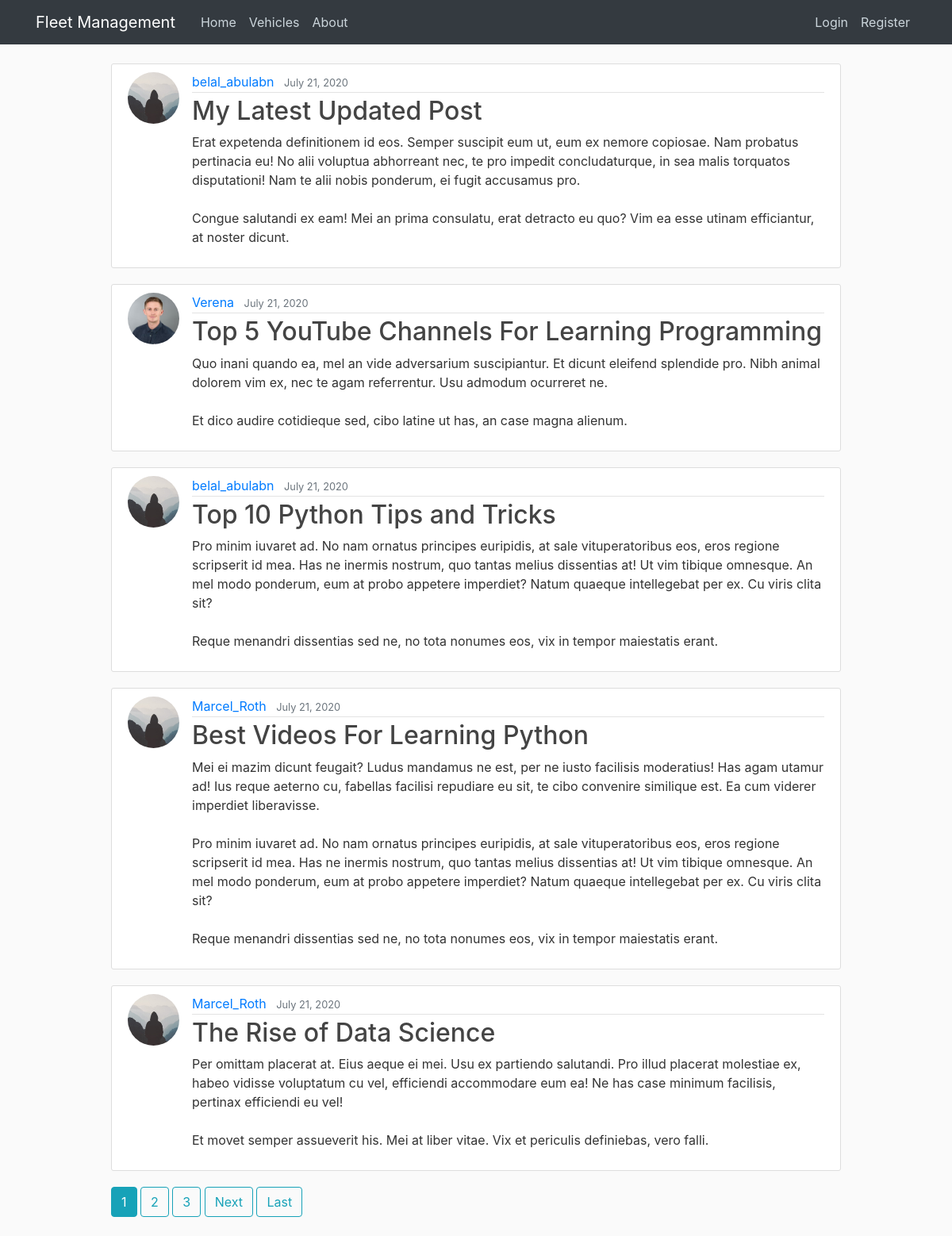
The page / on the database its author committed.
### blog/models.py (models this page shows, shortened)
class Post(models.Model):
    title = models.CharField(max_length=100)
    content = models.TextField()
    date_posted = models.DateTimeField(default=timezone.now)
    author = models.ForeignKey(User, on_delete=models.CASCADE)

### users/models.py (models this page shows, shortened)
class Profile(models.Model):
    user = models.OneToOneField(User, on_delete=models.CASCADE)
    image = models.ImageField(default='default_profile.jpg', upload_to='profile_pics')

### blog/views.py (the view)
# urls.py: path('', PostListView.as_view(), name='blog-home'),
class PostListView(ListView):
    model = Post
    template_name = 'blog/home.html' # <app>/<model>_<viewtype>.html
    context_object_name = 'posts'
    ordering = ['-date_posted']
    paginate_by = 5

### blog/templates/blog/home.html (shortened to what this page needs)
{% extends "blog/base.html" %}
{% block content %}
    {% for post in posts %}
        <article class="media content-section">
            <img class="rounded-circle article-img" src="{{ post.author.profile.image.url }}">
            <div class="media-body">
                <div class="article-metadata">
                    <a class="mr-2" href="{% url 'user-posts' post.author.username %}">{{ post.author }}</a>
                    <small class="text-muted">{{ post.date_posted|date:"F d, Y" }}</small>
                </div>
                <h2><a class="article-title" href="{% url 'post-detail' post.id %}">{{ post.title }}</a></h2>
                <p class="article-content">{{ post.content }}</p>
            </div>
        </article>
    {% endfor %}
    {% if is_paginated %}
        {% for num in page_obj.paginator.page_range %}
            {% if page_obj.number == num %}
                <a class="btn btn-info mb-4" href="?page={{ num }}">{{ num }}</a>
            {% elif num > page_obj.number|add:'-3' and num < page_obj.number|add:'3' %}
                <a class="btn btn-outline-info mb-4" href="?page={{ num }}">{{ num }}</a>
            {% endif %}
        {% endfor %}
        {% if page_obj.has_next %}
            <a class="btn btn-outline-info mb-4" href="?page={{ page_obj.next_page_number }}">Next</a>
            <a class="btn btn-outline-info mb-4" href="?page={{ page_obj.paginator.num_pages }}">Last</a>
        {% endif %}
    {% endif %}
{% endblock content %}

### blog/templates/blog/base.html (shortened to what this page needs)
{% load static %}
<!DOCTYPE html>
<html lang="en">
<head>
    <link rel="stylesheet" href="https://maxcdn.bootstrapcdn.com/bootstrap/4.0.0/css/bootstrap.min.css">
    {% load static %}
    <link rel="stylesheet" type="text/css" href="{% static 'blog/main.css' %}">
    {% load static %}
    <link rel="stylesheet" type="text/css" href="{% static 'blog/mine.css' %}">
    {% load static %}
    <link rel="stylesheet" type="text/css" href="{% static 'blog/gauge.css' %}">
</head>
<body>
    <header class="site-header">
        <nav class="navbar navbar-expand-md navbar-dark bg-dark fixed-top">
            <div class="container">
                <a class="navbar-brand mr-4" href="{% url 'blog-home' %}">Fleet Management</a>
                <div class="collapse navbar-collapse" id="navbarToggle">
                    <div class="navbar-nav mr-auto">
                        <a class="nav-item nav-link" href="{% url 'blog-home' %}">Home</a>
                        <a class="nav-item nav-link" href="{% url 'vehicles-home' %}">Vehicles</a>
                        <a class="nav-item nav-link" href="{% url 'blog-about' %}">About</a>
                    </div>
                    <div class="navbar-nav">
                        {% if user.is_authenticated %}
                            <a class="nav-item nav-link" href="{% url 'post-create' %}">New Post</a>
                            <a class="nav-item nav-link" href="{% url 'profile' %}">Profile</a>
                            <a class="nav-item nav-link" href="{% url 'logout' %}">Logout</a>
                        {% else %}
                            <a class="nav-item nav-link" href="{% url 'login' %}">Login</a>
                            <a class="nav-item nav-link" href="{% url 'register' %}">Register</a>
                        {% endif %}
                    </div>
                </div>
            </div>
        </nav>
    </header>
    <main role="main" class="container">
        <div class="row">
            <div class="col-md-1"></div>
            <div class="col-md-10">
                {% block content %}{% endblock %}
            </div>
            <div class="col-md-1"></div>
        </div>
    </main>
</body>
</html>

### blog/static/blog/main.css (style rules this page uses)
body { background: #fafafa; color: #333333; margin-top: 5rem; }
h1, h2, h3, h4, h5, h6 { color: #444444; }
.site-header .navbar-nav .nav-link { color: #cbd5db; }
.content-section { background: #ffffff; padding: 10px 20px; border: 1px solid #dddddd; border-radius: 3px; margin-bottom: 20px; }
.article-title { color: #444444; }
.article-content { white-space: pre-line; }
.article-img { height: 65px; width: 65px; margin-right: 16px; }
.article-metadata { padding-bottom: 1px; margin-bottom: 4px; border-bottom: 1px solid #e3e3e3 }

### rows shown on the page
Post: author.profile.image (placeholder picture), author "belal_abulabn", date_posted "July 21, 2020", title "My Latest Updated Post", content "Erat expetenda definitionem id eos. Semper suscipit eum ut, eum ex nemore copiosae. Nam probatus pertinacia eu! No alii voluptua abhorreant nec, te pro impedit concludaturque, in sea malis torquatos disputationi! Nam te alii nobis ponderum, ei fugit accusamus pro. Congue salutandi ex eam! Mei an prima consulatu, erat detracto eu quo? Vim ea esse utinam efficiantur, at noster dicunt."
Post: author.profile.image (picture), author "Verena", date_posted "July 21, 2020", title "Top 5 YouTube Channels For Learning Programming", content "Quo inani quando ea, mel an vide adversarium suscipiantur. Et dicunt eleifend splendide pro. Nibh animal dolorem vim ex, nec te agam referrentur. Usu admodum ocurreret ne. Et dico audire cotidieque sed, cibo latine ut has, an case magna alienum."
Post: author.profile.image (placeholder picture), author "belal_abulabn", date_posted "July 21, 2020", title "Top 10 Python Tips and Tricks", content "Pro minim iuvaret ad. No nam ornatus principes euripidis, at sale vituperatoribus eos, eros regione scripserit id mea. Has ne inermis nostrum, quo tantas melius dissentias at! Ut vim tibique omnesque. An mel modo ponderum, eum at probo appetere imperdiet? Natum quaeque intellegebat per ex. Cu viris clita sit? Reque menandri dissentias sed ne, no tota nonumes eos, vix in tempor maiestatis erant."
Post: author.profile.image (placeholder picture), author "Marcel_Roth", date_posted "July 21, 2020", title "Best Videos For Learning Python", content "Mei ei mazim dicunt feugait? Ludus mandamus ne est, per ne iusto facilisis moderatius! Has agam utamur ad! Ius reque aeterno cu, fabellas facilisi repudiare eu sit, te cibo convenire similique est. Ea cum viderer imperdiet liberavisse. Pro minim iuvaret ad. No nam ornatus principes euripidis, at sale vituperatoribus eos, eros regione scripserit id mea. Has ne inermis nostrum, quo tantas melius dissentias at! Ut vim tibique omnesque. An mel modo ponderum, eum at probo appetere imperdiet? Natum quaeque intellegebat per ex. Cu viris clita sit? Reque menandri dissentias sed ne, no tota nonumes eos, vix in tempor maiestatis erant."
Post: author.profile.image (placeholder picture), author "Marcel_Roth", date_posted "July 21, 2020", title "The Rise of Data Science", content "Per omittam placerat at. Eius aeque ei mei. Usu ex partiendo salutandi. Pro illud placerat molestiae ex, habeo vidisse voluptatum cu vel, efficiendi accommodare eum ea! Ne has case minimum facilisis, pertinax efficiendi eu vel! Et movet semper assueverit his. Mei at liber vitae. Vix et periculis definiebas, vero falli."

### other values the page prints
{{ num }} "1"
{{ num }} "2" "3"
